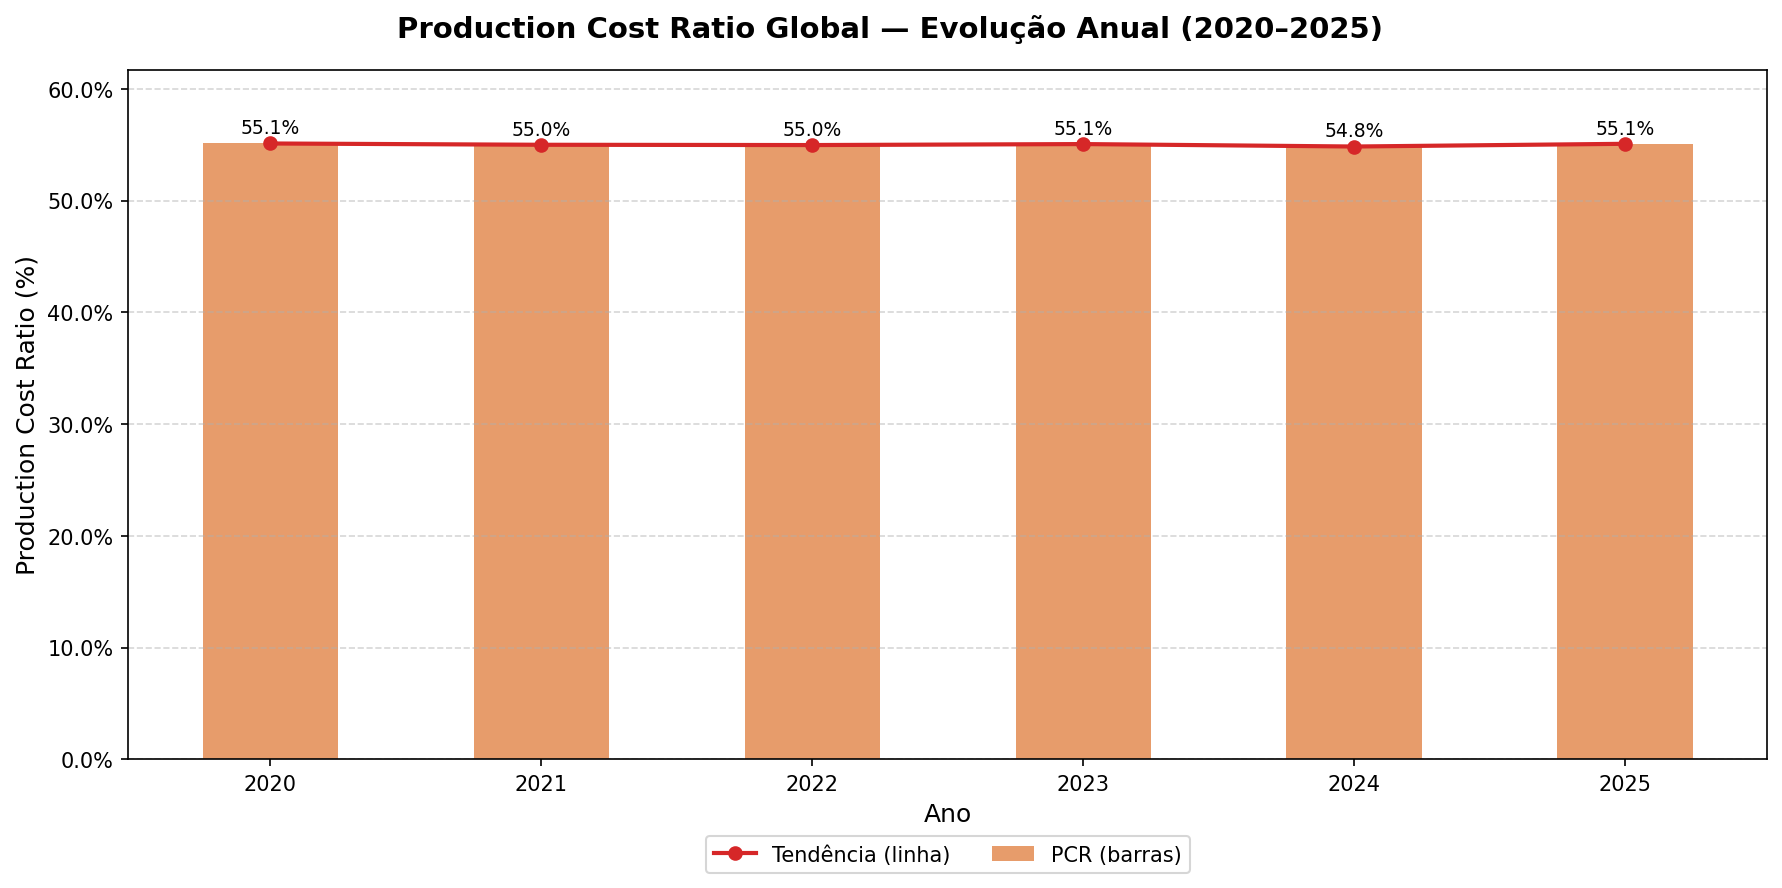

Generate this figure with Python:
"""
F06 — Production Cost Ratio Global
SUM(Production_Cost) / SUM(Sales_Price) × 100

Gera 2 ficheiros:
  production_cost_ratio_global.png       → barras + linha de tendência
  production_cost_ratio_global_stats.png → tabela de estatísticas acumuladas
"""

import pandas as pd
import matplotlib.pyplot as plt
import matplotlib.ticker as mticker
import os

# ── Paths ──────────────────────────────────────────────────────────────────────
BASE_DIR   = os.path.dirname(os.path.abspath(__file__))
DATA_PATH  = os.path.join(BASE_DIR, "..", "..", "data", "sales_data_clean.csv")
OUTPUT_DIR = BASE_DIR

# ── Load & prepare ─────────────────────────────────────────────────────────────
df = pd.read_csv(DATA_PATH)

annual = (
    df.groupby("Year")
    .agg(Production_Cost=("Production_Cost", "sum"),
         Sales_Price=("Sales_Price", "sum"))
    .reset_index()
    .sort_values("Year")
)
annual["PCR"] = annual["Production_Cost"] / annual["Sales_Price"] * 100

years   = annual["Year"].tolist()
pcr     = annual["PCR"]
n_years = len(years)

# ── Estatísticas ───────────────────────────────────────────────────────────────
yoy      = pcr.diff()          # variação absoluta pp ano a ano
stats_rows = [
    ("PCR Médio (período)",   f"{pcr.mean():.1f}%"),
    ("PCR Mínimo",            f"{pcr.min():.1f}%  ({years[pcr.argmin()]})"),
    ("PCR Máximo",            f"{pcr.max():.1f}%  ({years[pcr.argmax()]})"),
    ("Variação Total (pp)",   f"{pcr.iloc[-1] - pcr.iloc[0]:+.1f} pp"),
    ("Var. Média YoY (pp)",   f"{yoy.mean():+.1f} pp"),
    ("Melhor Ano (↓ custo)",  f"{years[yoy.idxmin()]} ({yoy.min():+.1f} pp)"),
    ("Pior Ano (↑ custo)",    f"{years[yoy.idxmax()]} ({yoy.max():+.1f} pp)"),
]

# ────────────────────────────────────────────────────────────────────────────────
# PNG 1 — Barras + Linha
# ────────────────────────────────────────────────────────────────────────────────
fig, ax = plt.subplots(figsize=(12, 6))
fig.suptitle("Production Cost Ratio Global — Evolução Anual (2020–2025)",
             fontsize=14, fontweight="bold")

bars = ax.bar(
    annual["Year"],
    annual["PCR"],
    color="#e07b39",
    alpha=0.75,
    width=0.5,
    label="PCR (barras)",
)

ax.plot(
    annual["Year"],
    annual["PCR"],
    marker="o",
    color="#d62728",
    linewidth=2,
    label="Tendência (linha)",
)

for bar, val in zip(bars, annual["PCR"]):
    ax.text(
        bar.get_x() + bar.get_width() / 2,
        bar.get_height() + pcr.max() * 0.01,
        f"{val:.1f}%",
        ha="center", va="bottom", fontsize=9,
    )

ax.yaxis.set_major_formatter(mticker.FuncFormatter(lambda x, _: f"{x:.1f}%"))
ax.set_xlabel("Ano", fontsize=12)
ax.set_ylabel("Production Cost Ratio (%)", fontsize=12)
ax.set_xticks(annual["Year"])
ax.legend(loc="lower center", bbox_to_anchor=(0.5, -0.18), ncol=2, fontsize=10)
ax.grid(axis="y", linestyle="--", alpha=0.5)
ax.margins(y=0.12)

plt.tight_layout()
p = os.path.join(OUTPUT_DIR, "production_cost_ratio_global.png")
plt.savefig(p, dpi=150, bbox_inches="tight")
print(f"Guardado: {p}")
plt.close()

# ────────────────────────────────────────────────────────────────────────────────
# PNG 2 — Tabela de estatísticas
# ────────────────────────────────────────────────────────────────────────────────
n_rows  = len(stats_rows)
fig_h   = 1.0 + n_rows * 0.52 + 0.5
fig, ax = plt.subplots(figsize=(7, fig_h))
ax.axis("off")
fig.suptitle("Estatísticas Acumuladas — Production Cost Ratio Global",
             fontsize=13, fontweight="bold", y=0.97)

cell_data  = [[v] for _, v in stats_rows]
row_labels = [l for l, _ in stats_rows]

tbl = ax.table(
    cellText=cell_data,
    rowLabels=row_labels,
    colLabels=["Valor"],
    cellLoc="center",
    rowLoc="left",
    loc="center",
    bbox=[0.0, 0.0, 1.0, 0.92],
    colWidths=[0.28, 0.72],
)
tbl.auto_set_font_size(False)
tbl.set_fontsize(11)

tbl[(0, 0)].set_facecolor("#e07b39")
tbl[(0, 0)].set_text_props(color="white", fontweight="bold")
tbl[(0, 0)].set_edgecolor("#bbbbbb")
tbl[(0, 0)].set_height(0.13)

for i in range(n_rows):
    tbl[(i + 1, -1)].set_facecolor("#e8e8e8")
    tbl[(i + 1, -1)].set_text_props(fontweight="bold")
    tbl[(i + 1, -1)].set_edgecolor("#bbbbbb")
    tbl[(i + 1, -1)].set_height(0.11)
    cell = tbl[(i + 1, 0)]
    cell.set_facecolor("#f7f7f7" if i % 2 == 0 else "#ffffff")
    cell.set_edgecolor("#bbbbbb")
    cell.set_height(0.11)

plt.tight_layout()
p = os.path.join(OUTPUT_DIR, "production_cost_ratio_global_stats.png")
plt.savefig(p, dpi=150, bbox_inches="tight")
print(f"Guardado: {p}")
plt.close()
